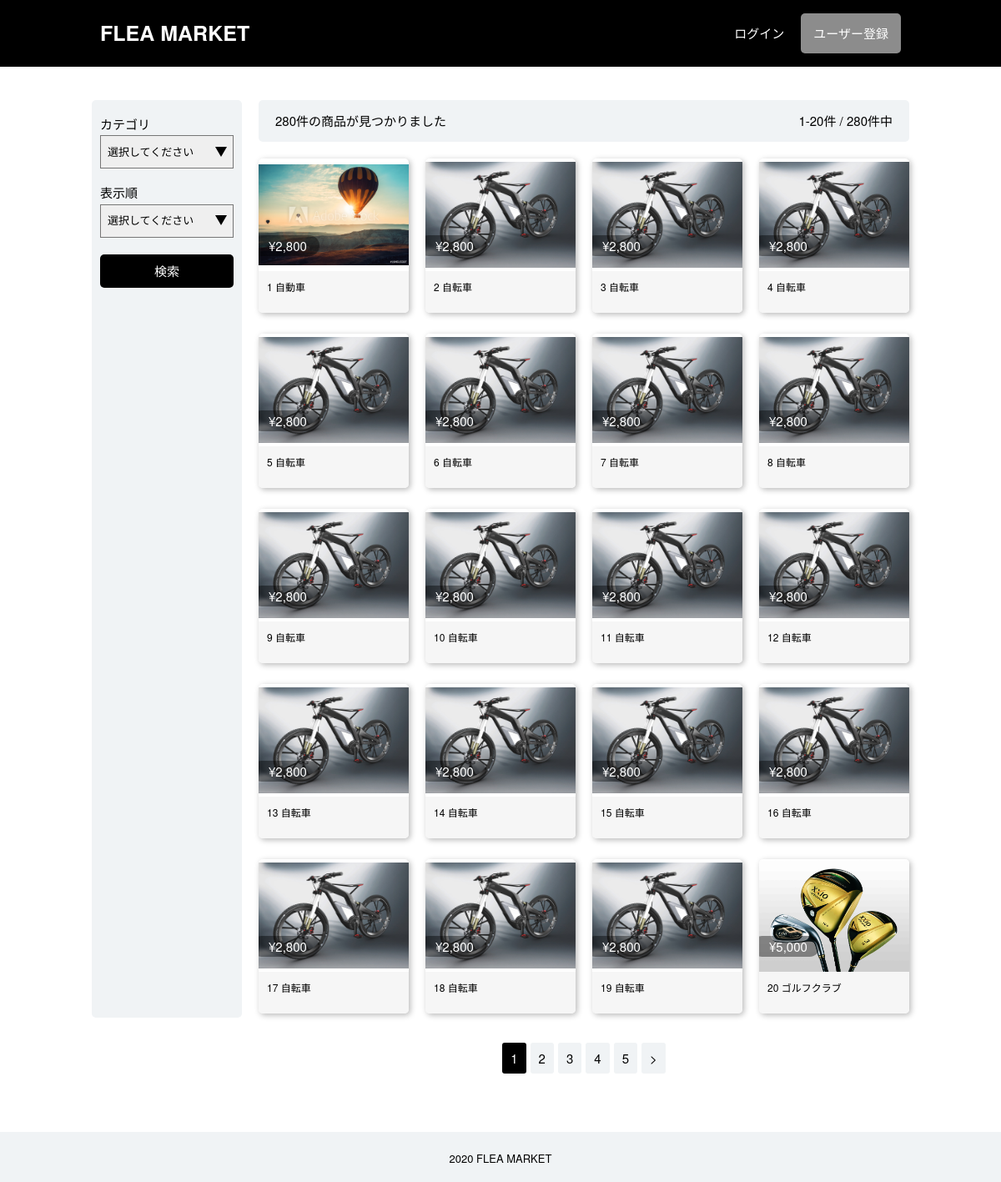
The page / on the database its author committed.
### tables this page shows
CREATE TABLE `product` (
  `id` int(11) NOT NULL,
  `name` varchar(255) NOT NULL,
  `category_id` int(11) NOT NULL,
  `detail` varchar(255) DEFAULT NULL,
  `price` int(11) NOT NULL,
  `img1` varchar(255) DEFAULT NULL,
  `img2` varchar(255) DEFAULT NULL,
  `img3` varchar(255) DEFAULT NULL,
  `user_id` int(11) NOT NULL,
  `buyer_id` int(11) DEFAULT NULL,
  `delete_flag` tinyint(1) NOT NULL DEFAULT '0',
  `create_date` datetime NOT NULL,
  `update_date` timestamp NOT NULL DEFAULT CURRENT_TIMESTAMP ON UPDATE CURRENT_TIMESTAMP
);

### index.php (the view, shortened to what this page needs)
<?php
require('f-function.php');
$currentPageNum = (!empty($_GET['p'])) ? $_GET['p'] : 1;
$category = (!empty($_GET['cat_id'])) ? $_GET['cat_id'] : '';
$sort = (!empty($_GET['sort_id'])) ? $_GET['sort_id'] : '';
$limit = 20;
$offset = (($currentPageNum - 1) * $limit);
$dbProductData = getProductList($limit, $offset, $category, $sort);
?>
<?php
require('common/head.php');
?>
<body>
   <?php require('common/header.php'); ?>
   <div class="lw u-cf">
      <aside class="ls2 ps-index">
         <form action="" method="get">
            <div class="ps-index__slctUnit">
               <p class="ps-index__heading">カテゴリ</p>
               <select class="ps-index__slctBox" name="cat_id">
                  <option value="0" <?php if (getFormData('cat_id', true) == 0) echo 'selected'; ?>>選択してください</option>
               </select>
            </div>
            <div class="ps-index__slctUnit">
               <p class="ps-index__heading">表示順</p>
               <select class="ps-index__slctBox" name="sort_id">
                  <option value="0" <?php if (getFormData('sort_id', true) == 0) echo 'selected'; ?>>選択してください</option>
               </select>
            </div>
            <input class="c-btn ps-index__submit" type="submit" value="検索">
         </form>
      </aside>
      <main class="lm2">
         <div class="pm-index__head">
            <p class="pm-index__prodNum -left"><?= $dbProductData['total']; ?>件の商品が見つかりました</p>
            <p class="pm-index__prodNum -right"><?= (!empty($dbProductData['prod_data'])) ? $offset + 1 : 0; ?>-<?= $offset + count($dbProductData['prod_data']); ?>件 / <?= $dbProductData['total']; ?>件中</p>
         </div>
         <div class="pm-index__prodWrap u-cf">
            <?php foreach ($dbProductData['prod_data'] as $val) : ?>
               <a href="c-productDetail.php<?= (!empty(appendGetParam())) ? appendGetParam() . '&prod_id=' . $val['id'] : '?prod_id=' . $val['id'] ?>" class="c-prodUnit pm-index__prodUnit <?php if ($val['user_id'] == @$_SESSION['user_id']) echo '-myProd'; ?>">
                  <div class="c-prodHead pm-index__prodHead <?php if (empty($val['img1'])) echo 'u-noImgBgc'; ?>">
                     <img class="c-prodImg pm-index__prodImg u-ajustImg" src="<?= showImg($val['img1']); ?>" alt="マウンテンバイク">
                  </div>
                  <div class="c-prodBody pm-index__prodBody">
                     <p class="c-prodName pm-index__prodName"><?= $val['id']; ?> <?= $val['name']; ?></p>
                     <p class="c-prodPrice pm-index__prodPrice">¥<?= number_format($val['price']); ?></p>
                  </div>
               </a>
            <?php endforeach; ?>
         </div>
         <?php
         $link = $_SERVER['PHP_SELF'];
         $param = appendGetParam('p');
         pagination($currentPageNum, $dbProductData['total_page'], $param, $link);
         ?>
      </main>
   </div>
   <?php require('common/footer.php'); ?>
</body>
</html>

### common/head.php (shortened to what this page needs)
<!DOCTYPE htmll>
<html lang="ja">
<head>
   <link rel="stylesheet" href="./css/import.css">
   <link href="https://use.fontawesome.com/releases/v5.13.0/css/all.css" rel="stylesheet">
</head>

### common/header.php
<header id="js-a-hdr" class="l-hdr">
   <div class="p-hdr__inner">
      <h1 class="p-hdr__logo"><a href="index.php">FLEA MARKET</a></h1>
      <nav class="l-hdr-nav">
         <ul class="p-hdr-nav__list">
            <?php if (!empty($_SESSION['user_id'])) {
            ?>
               <li class="p-hdr-nav__item"><a href="f-logout.php">ログアウト</a></li>
               <li class="p-hdr-nav__item"><a href="a-mypage.php">マイページ</a></li>
            <?php } else {
            ?>
               <li class="p-hdr-nav__item"><a href="b-login.php">ログイン</a></li>
               <li class="p-hdr-nav__item -b"><a href="b-signup.php">ユーザー登録</a></li>
            <?php }
            ?>
         </ul>
      </nav>
   </div>
</header>

### f-function.php (shortened to what this page needs)
<?php
$err_msg = array();
function dbConnect()
{
   $dsn = 'mysql:dbname=wk_fleamarket;host=localhost;charset=utf8';
   $user = 'root';
   $password = 'root';
   $options = array(
      PDO::ATTR_ERRMODE => PDO::ERRMODE_SILENT,
      PDO::ATTR_DEFAULT_FETCH_MODE => PDO::FETCH_ASSOC,
      PDO::MYSQL_ATTR_USE_BUFFERED_QUERY => true,
   );
   $dbh = new PDO($dsn, $user, $password, $options);
   return $dbh;
}
function queryPost($dbh, $sql, $data)
{
   $stmt = $dbh->prepare($sql);
   if (!$stmt->execute($data)) {
      global $err_msg;
      $err_msg['common'] = MSG07;
      return 0;
   }
   return $stmt;
}
function getProductList($limit, $offset, $category = '', $sort = '')
{
   try {
      $dbh = dbConnect();
      $sql = 'SELECT * FROM product';
      $data = array();
      $stmt = queryPost($dbh, $sql, $data);
      if ($stmt) {
         $result['total'] = $stmt->rowCount();
         $result['total_page'] = ceil($result['total'] / $limit);
      }
      $sql .= ' LIMIT ' . $limit . ' OFFSET ' . $offset;
      $stmt = queryPost($dbh, $sql, $data);
      if ($stmt) {
         $result['prod_data'] = $stmt->fetchAll();
         return $result;
      } else {
         return false;
      }
   } catch (Exception $e) {
      error_log('エラー発生:' . $e->getMessage());
   } finally {
      $dbh = null;
   }
}
function showImg($path)
{
   if (empty($path)) {
      return 'img/sample-img.png';
   } else {
      return $path;
   }
}
function pagination($currentPageNum, $totalPageNum, $param = '', $link, $pageColNum = 5)
{
   if ($totalPageNum <= $pageColNum) {
      $minPageNum = 1;
      $maxPageNum = $totalPageNum;
   } elseif ($totalPageNum > $pageColNum && $currentPageNum <= 3) {
      $minPageNum = 1;
      $maxPageNum = $pageColNum;
   } elseif ($totalPageNum > $pageColNum && $currentPageNum >= $totalPageNum - 2) {
      $minPageNum = $totalPageNum - 4;
      $maxPageNum = $totalPageNum;
   } else {
      $minPageNum = $currentPageNum - 2;
      $maxPageNum = $currentPageNum + 2;
   }
   echo '<div class="c-paging">';
   echo '<ul class="c-pagingItems u-cf">';
   for ($i = $minPageNum; $i <= $maxPageNum; $i++) {
      echo '<a href="' . $link . '?p=' . $i . $param . '" class="c-pagingItem ';
      if ($currentPageNum == $i) echo 'is-active';
      echo '"><li>' . $i . '</li></a>';
   }
   if ($currentPageNum != $totalPageNum && $totalPageNum > 1) {
      echo '<a href="' . $link . '?p=' . $totalPageNum . $param . '" class="c-pagingItem"><li>&gt;</li></a>';
   }
   echo '</ul>';
   echo '</div>';
}

### common/footer.php
<footer id="js-ftr" class=" l-ftr">
   <div class="p-ftr__inner">
      <p class="p-ftr__item">2020 FLEA MARKET</p>
   </div>
</footer>

### css/foundation/base.css (style rules this page uses)
html { font-size: 62.5%; }
body { font-family: "Helvetica Neue", Arial, "Hiragino Kaku Gothic ProN", "Hiragino Sans", Meiryo, sans-serif; }
*, *::before, *::after { box-sizing: border-box; }

### css/layout/layout.css (style rules this page uses)
.l-hdr { width: 100%; height: 80px; background: #000; }
.l-hdr-nav { display: flex; align-items: center; margin: 0 0 0 auto; }
.lw { margin: 40px auto 60px; width: 1000px; }
.lm2 { float: left; margin: 0 10px; width: 780px; border-radius: 5px; }
.ls2 { float: left; margin: 0 10px; padding: 0 10px; width: 180px; height: 100%; border-radius: 5px; background: #f0f3f5; }
.l-ftr { width: 100%; height: 60px; background: #f0f3f5; }

### css/object/component.css (style rules this page uses)
.c-btn { border: none; border-radius: 5px; color: #fff; text-decoration: none; }
.c-prodUnit { position: relative; display: block; overflow: hidden; margin: 0 20px 25px 0; width: 180px; border-radius: 5px; box-shadow: 2px 2px 7px rgb(185, 185, 185); color: #000; text-decoration: none; }
.c-prodHead { position: relative; width: 180px; height: 135px; font-size: 0; }
.c-prodImg { position: absolute; bottom: 0; width: 100%; }
.c-prodBody { padding: 10px; height: 50px; background: rgb(246, 246, 246); }
.c-prodName { margin: 0; font-size: 1.2rem; line-height: 1.7rem; }
.c-prodPrice { position: absolute; top: 77px; left: -9px; padding: 4px 15px 4px 21px; border-radius: 20px; background: rgba(0, 0, 0, 0.4); color: #fff; font-size: 1.5rem; }
.c-paging { text-align: center; }
.c-paging > ul { display: inline-block; padding: 0; list-style: none; }
.c-pagingItem { float: left; margin-right: 5px; padding: 1rem; border-radius: 3px; background: #f0f3f5; }
.c-pagingItem:last-child { margin-right: 0; }
.c-pagingItem { text-decoration: none; }
.c-pagingItem > li { color: #000; font-size: 1.5rem; }
.c-pagingItem.is-active { background: #000; }
.c-pagingItem.is-active > li { color: #fff; }

### css/object/project.css (style rules this page uses)
.p-hdr__inner { display: flex; margin: 0 auto; width: 960px; }
.p-hdr__logo { margin: 0; padding: 25px 0; height: 80px; }
.p-hdr__logo > a { color: #fff; text-decoration: none; font-size: 2.5rem; }
.p-hdr-nav__list { display: flex; align-items: center; list-style: none; }
.p-hdr-nav__item > a { margin-left: 2.5rem; color: #fff; text-decoration: none; font-size: 1.5rem; }
.p-hdr-nav__item.-b { margin-left: 20px; border-radius: 5px; background: rgb(140, 140, 140); }
.p-hdr-nav__item.-b > a { display: block; margin-left: 0; padding: 15px; }
.p-ftr__inner { margin: 0 auto; width: 960px; text-align: center; }
.p-ftr__item { margin: 0; padding: 25px; height: 60px; font-size: 1.3em; }
.pm-index__head { margin-bottom: 20px; width: 100%; height: 50px; border-radius: 5px; background: #f0f3f5; }
.pm-index__prodNum { margin: 0; padding: 16px 20px; height: 50px; font-size: 1.5rem; }
.pm-index__prodNum.-left { float: left; }
.pm-index__prodNum.-right { float: right; }
.pm-index__prodUnit { float: left; }
.pm-index__prodUnit:nth-child(4n) { margin-right: 0; }
.ps-index { height: 1100px; }
.ps-index__slctUnit { position: relative; margin: 20px 0; }
.ps-index__heading { margin-bottom: 5px; font-size: 1.5rem; }
.ps-index__slctBox { padding: 8px; width: 160px; height: 40px; font-size: 1.3rem; -webkit-appearance: none; }
.ps-index__submit { width: 160px; height: 40px; background: #000; font-size: 1.5rem; }

### css/object/utility.css (style rules this page uses)
.u-cf::after { display: block; clear: both; content: ""; }
.u-ajustImg { position: absolute; top: 0; right: 0; bottom: 0; left: 0; margin: auto; max-width: 100%; max-height: 100%; width: auto; height: auto; -o-object-fit: contain; object-fit: contain; }

### rows shown on the page
product: img1 (picture), id "1", name "自動車", price "2,800"
product: img1 (picture), id "2", name "自転車", price "2,800"
product: img1 (picture), id "3", name "自転車", price "2,800"
product: img1 (picture), id "4", name "自転車", price "2,800"
product: img1 (picture), id "5", name "自転車", price "2,800"
product: img1 (picture), id "6", name "自転車", price "2,800"
product: img1 (picture), id "7", name "自転車", price "2,800"
product: img1 (picture), id "8", name "自転車", price "2,800"
product: img1 (picture), id "9", name "自転車", price "2,800"
product: img1 (picture), id "10", name "自転車", price "2,800"
product: img1 (picture), id "11", name "自転車", price "2,800"
product: img1 (picture), id "12", name "自転車", price "2,800"
product: img1 (picture), id "13", name "自転車", price "2,800"
product: img1 (picture), id "14", name "自転車", price "2,800"
product: img1 (picture), id "15", name "自転車", price "2,800"
product: img1 (picture), id "16", name "自転車", price "2,800"
product: img1 (picture), id "17", name "自転車", price "2,800"
product: img1 (picture), id "18", name "自転車", price "2,800"
product: img1 (picture), id "19", name "自転車", price "2,800"
product: img1 (picture), id "20", name "ゴルフクラブ", price "5,000"

### other values the page prints
$dbProductData['total'] "280"
$offset + 1 "1"
$offset + count($dbProductData['prod_data']) "20"
